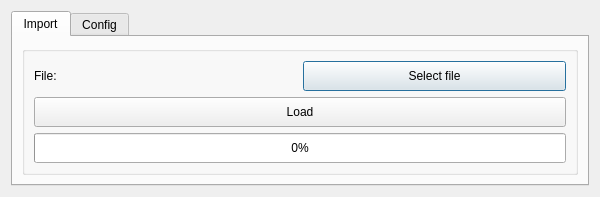
<?xml version="1.0" encoding="UTF-8"?>
<ui version="4.0">
 <class>load_srt</class>
 <widget class="QDialog" name="load_srt">
  <property name="geometry">
   <rect>
    <x>0</x>
    <y>0</y>
    <width>600</width>
    <height>197</height>
   </rect>
  </property>
  <property name="minimumSize">
   <size>
    <width>0</width>
    <height>10</height>
   </size>
  </property>
  <property name="maximumSize">
   <size>
    <width>16777215</width>
    <height>197</height>
   </size>
  </property>
  <property name="windowTitle">
   <string>Load srt file</string>
  </property>
  <layout class="QGridLayout" name="gridLayout">
   <item row="0" column="0">
    <widget class="QTabWidget" name="tabWidget">
     <property name="focusPolicy">
      <enum>Qt::WheelFocus</enum>
     </property>
     <property name="currentIndex">
      <number>0</number>
     </property>
     <widget class="QWidget" name="tab">
      <attribute name="title">
       <string>Import</string>
      </attribute>
      <layout class="QGridLayout" name="gridLayout_2">
       <item row="0" column="0">
        <widget class="QGroupBox" name="import_box">
         <property name="title">
          <string/>
         </property>
         <layout class="QGridLayout" name="gridLayout_3">
          <item row="0" column="0">
           <widget class="QLabel" name="file_lbl">
            <property name="text">
             <string>File: </string>
            </property>
           </widget>
          </item>
          <item row="0" column="1">
           <widget class="QPushButton" name="select_file_btn">
            <property name="sizePolicy">
             <sizepolicy hsizetype="Minimum" vsizetype="Preferred">
              <horstretch>0</horstretch>
              <verstretch>0</verstretch>
             </sizepolicy>
            </property>
            <property name="text">
             <string>Select file</string>
            </property>
           </widget>
          </item>
          <item row="1" column="0" colspan="2">
           <widget class="QPushButton" name="load_btn">
            <property name="sizePolicy">
             <sizepolicy hsizetype="Minimum" vsizetype="Preferred">
              <horstretch>0</horstretch>
              <verstretch>0</verstretch>
             </sizepolicy>
            </property>
            <property name="text">
             <string>Load</string>
            </property>
           </widget>
          </item>
          <item row="2" column="0" colspan="2">
           <widget class="QProgressBar" name="progressBar">
            <property name="sizePolicy">
             <sizepolicy hsizetype="Expanding" vsizetype="Preferred">
              <horstretch>0</horstretch>
              <verstretch>0</verstretch>
             </sizepolicy>
            </property>
            <property name="value">
             <number>0</number>
            </property>
           </widget>
          </item>
         </layout>
        </widget>
       </item>
      </layout>
     </widget>
     <widget class="QWidget" name="tab_2">
      <attribute name="title">
       <string>Config</string>
      </attribute>
      <layout class="QGridLayout" name="gridLayout_5">
       <item row="0" column="0">
        <widget class="QGroupBox" name="config_box">
         <property name="title">
          <string/>
         </property>
         <layout class="QGridLayout" name="gridLayout_4">
          <item row="0" column="0">
           <widget class="QLabel" name="db_file_label">
            <property name="maximumSize">
             <size>
              <width>250</width>
              <height>16777215</height>
             </size>
            </property>
            <property name="text">
             <string>Database file:</string>
            </property>
           </widget>
          </item>
          <item row="0" column="1">
           <widget class="QPushButton" name="select_file_btn_2">
            <property name="sizePolicy">
             <sizepolicy hsizetype="Minimum" vsizetype="Preferred">
              <horstretch>0</horstretch>
              <verstretch>0</verstretch>
             </sizepolicy>
            </property>
            <property name="maximumSize">
             <size>
              <width>250</width>
              <height>16777215</height>
             </size>
            </property>
            <property name="text">
             <string>Select File</string>
            </property>
           </widget>
          </item>
          <item row="1" column="0">
           <widget class="QLabel" name="word_scoring_lbl">
            <property name="maximumSize">
             <size>
              <width>250</width>
              <height>16777215</height>
             </size>
            </property>
            <property name="text">
             <string>Word scoring engine</string>
            </property>
           </widget>
          </item>
          <item row="1" column="1">
           <widget class="QComboBox" name="word_scoring_combo">
            <property name="sizePolicy">
             <sizepolicy hsizetype="Preferred" vsizetype="Preferred">
              <horstretch>0</horstretch>
              <verstretch>0</verstretch>
             </sizepolicy>
            </property>
            <item>
             <property name="text">
              <string>TwinWordAPI</string>
             </property>
            </item>
           </widget>
          </item>
          <item row="2" column="0">
           <widget class="QLabel" name="word_lemma_lbl">
            <property name="maximumSize">
             <size>
              <width>250</width>
              <height>16777215</height>
             </size>
            </property>
            <property name="text">
             <string>Word lemmatization engine</string>
            </property>
           </widget>
          </item>
          <item row="2" column="1">
           <widget class="QComboBox" name="word_lemma_combo">
            <property name="sizePolicy">
             <sizepolicy hsizetype="Preferred" vsizetype="Preferred">
              <horstretch>0</horstretch>
              <verstretch>0</verstretch>
             </sizepolicy>
            </property>
            <item>
             <property name="text">
              <string>WiktionaryAPI</string>
             </property>
            </item>
            <item>
             <property name="text">
              <string>UltraLinguaAPI</string>
             </property>
            </item>
            <item>
             <property name="text">
              <string>LinguaRobotAPI</string>
             </property>
            </item>
           </widget>
          </item>
          <item row="3" column="0">
           <widget class="QLabel" name="word_trans_lbl">
            <property name="text">
             <string>Word translation engine</string>
            </property>
           </widget>
          </item>
          <item row="3" column="1">
           <widget class="QComboBox" name="word_trans_combo">
            <property name="sizePolicy">
             <sizepolicy hsizetype="Preferred" vsizetype="Preferred">
              <horstretch>0</horstretch>
              <verstretch>0</verstretch>
             </sizepolicy>
            </property>
            <item>
             <property name="text">
              <string>Offline Database</string>
             </property>
            </item>
           </widget>
          </item>
         </layout>
        </widget>
       </item>
      </layout>
     </widget>
    </widget>
   </item>
  </layout>
 </widget>
 <resources/>
 <connections>
  <connection>
   <sender>select_file_btn</sender>
   <signal>clicked()</signal>
   <receiver>load_srt</receiver>
   <slot>open_file_dialog()</slot>
   <hints>
    <hint type="sourcelabel">
     <x>360</x>
     <y>69</y>
    </hint>
    <hint type="destinationlabel">
     <x>288</x>
     <y>0</y>
    </hint>
   </hints>
  </connection>
  <connection>
   <sender>load_btn</sender>
   <signal>clicked()</signal>
   <receiver>load_srt</receiver>
   <slot>load_file_action()</slot>
   <hints>
    <hint type="sourcelabel">
     <x>294</x>
     <y>115</y>
    </hint>
    <hint type="destinationlabel">
     <x>135</x>
     <y>-3</y>
    </hint>
   </hints>
  </connection>
  <connection>
   <sender>select_file_btn_2</sender>
   <signal>clicked()</signal>
   <receiver>load_srt</receiver>
   <slot>open_database_file()</slot>
   <hints>
    <hint type="sourcelabel">
     <x>385</x>
     <y>62</y>
    </hint>
    <hint type="destinationlabel">
     <x>325</x>
     <y>-5</y>
    </hint>
   </hints>
  </connection>
  <connection>
   <sender>word_scoring_combo</sender>
   <signal>currentIndexChanged(QString)</signal>
   <receiver>load_srt</receiver>
   <slot>API_settings_changed()</slot>
   <hints>
    <hint type="sourcelabel">
     <x>480</x>
     <y>96</y>
    </hint>
    <hint type="destinationlabel">
     <x>443</x>
     <y>-5</y>
    </hint>
   </hints>
  </connection>
  <connection>
   <sender>word_lemma_combo</sender>
   <signal>currentIndexChanged(QString)</signal>
   <receiver>load_srt</receiver>
   <slot>API_settings_changed()</slot>
   <hints>
    <hint type="sourcelabel">
     <x>395</x>
     <y>126</y>
    </hint>
    <hint type="destinationlabel">
     <x>495</x>
     <y>-5</y>
    </hint>
   </hints>
  </connection>
  <connection>
   <sender>word_trans_combo</sender>
   <signal>currentIndexChanged(QString)</signal>
   <receiver>load_srt</receiver>
   <slot>API_settings_changed()</slot>
   <hints>
    <hint type="sourcelabel">
     <x>370</x>
     <y>148</y>
    </hint>
    <hint type="destinationlabel">
     <x>472</x>
     <y>4</y>
    </hint>
   </hints>
  </connection>
 </connections>
 <slots>
  <slot>open_file_dialog()</slot>
  <slot>load_file_action()</slot>
  <slot>open_database_file()</slot>
  <slot>API_settings_changed()</slot>
 </slots>
</ui>
